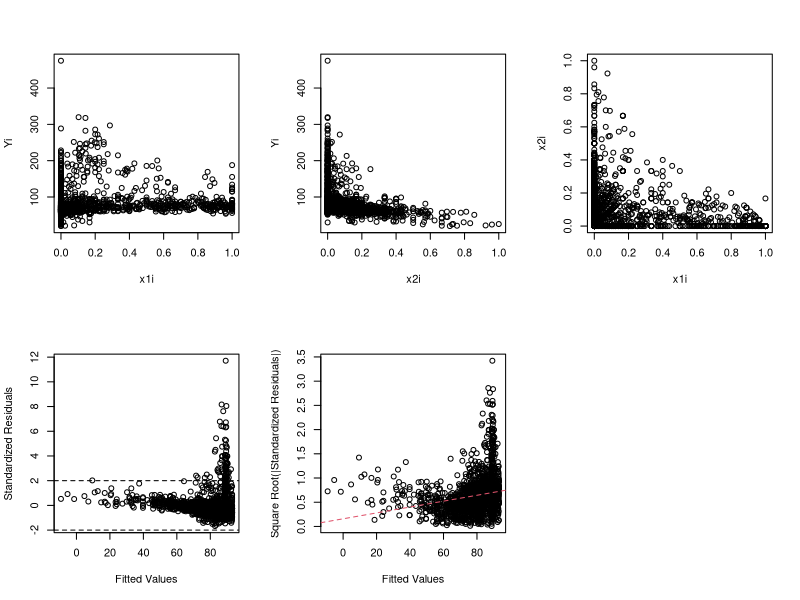

This chart was generated by the following R code:
#March 17, 2009

#Please change the file path in the command below to coincide with where you have stored the data files


cleaningwtd <- read.table("Data/cleaningwtd.txt",header=TRUE)
attach(cleaningwtd)

#Regression output on page 117

# this is doing the weighting for me
wm1 <- lm(Rooms~Crews,weights=1/StdDev^2)
summary(wm1)
predict(wm1,newdata=data.frame(Crews=c(4,16)),interval="prediction",level=0.95)


Rooms2 <- Rooms/StdDev
intercept <- 
  1/StdDev
new_x <- 
  Crews/StdDev

out1 <- 
  lm(Rooms2~intercept+new_x-1)
summary(out1)
  





#Regression output on page 120
ynew <- Rooms/StdDev
x1new <- 1/StdDev
x2new <- Crews/StdDev
wm1check <- lm(ynew~x1new + x2new - 1)
summary(wm1check)
predict(wm1check,newdata=data.frame(x1new=c(1/4.966555,1/12.000463),x2new=c(4/4.966555,16/12.000463)),interval="prediction",level=0.95)

detach(cleaningwtd)

#################EXERCISES

#Ex 4.2.3

Houston <- read.table("HoustonRealEstate.txt",header=TRUE)
attach(Houston)

#Figure 4.1 on page 123
m1 <- lm(Yi~x1i+x2i,weights=ni)
leverage1 <- hatvalues(m1)
StanRes1 <- rstandard(m1)
absrtsr1 <- sqrt(abs(StanRes1))
residual1 <- m1$residuals
par(mfrow=c(2,3))
plot(x1i,Yi)
plot(x2i,Yi)
plot(x1i,x2i)
plot(m1$fitted.values,StanRes1, ylab="Standardized Residuals",xlab="Fitted Values")
abline(h=2,lty=2)
abline(h=-2,lty=2)
plot(m1$fitted.values,absrtsr1,ylab="Square Root(|Standardized Residuals|)",xlab="Fitted Values")
abline(lsfit(m1$fitted.values,absrtsr1),lty=2,col=2)

detach(Houston)